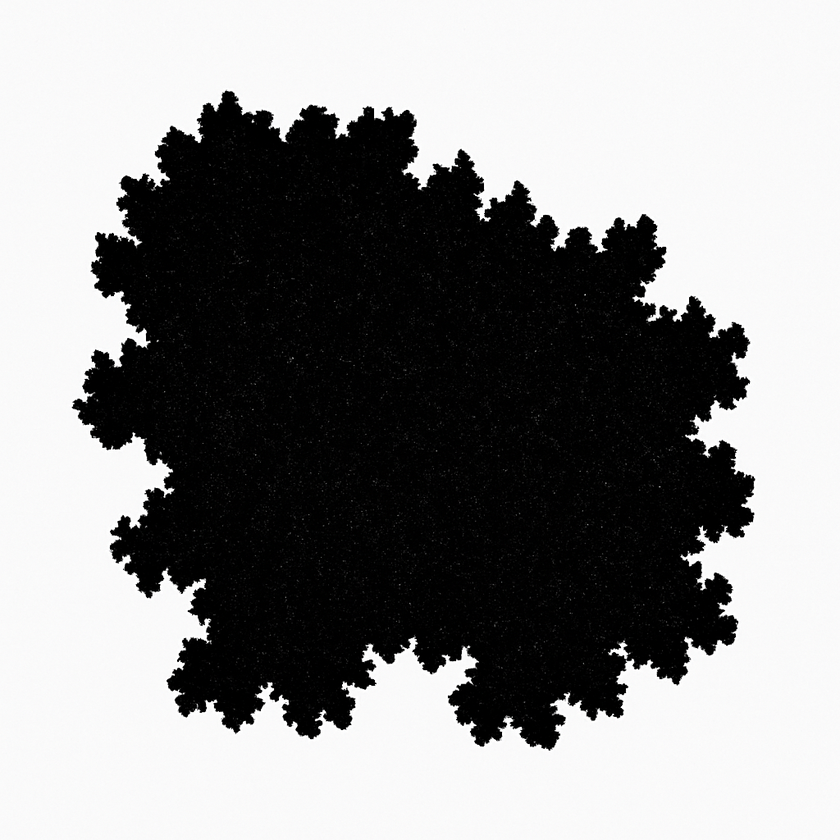
#> input picture forest.png, 840 x 840 px, shrunk from 1024 x 1024 before the run
$ python main.py
#> lines starting #> are read from the running program, lines starting #| are printed output that depends on the picture; after the words box and inside, x2 and y2 are one past the last pixel; in counts of white or black regions, pixels touching at a corner belong together
### utils/analizar_imagen.py
import numpy as np

def analizar_imagen(ruta, mostrar_histograma=True):
#> called with ruta = 'forest.png', mostrar_histograma = False
    from PIL import Image
    imagen = Image.open(ruta).convert('L')
    arr = np.array(imagen)
    mask_auto = arr < 128
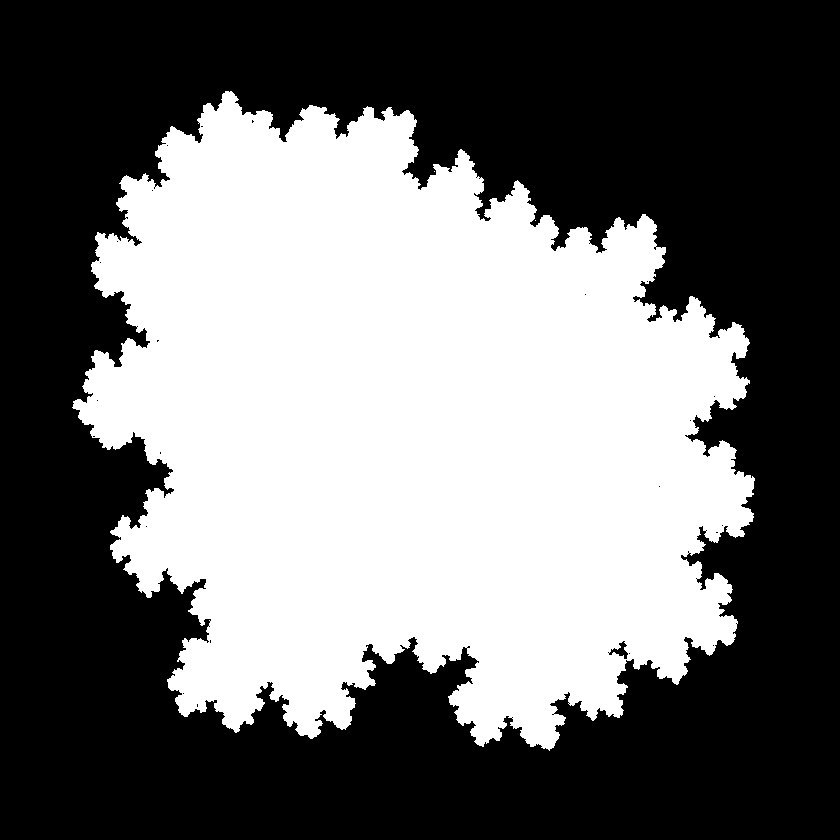
#> mask_auto: shape (840, 840) bool; 43.7% white; 3 white regions (2 under 20 px), largest, box (x1, y1, x2, y2) and area: (72, 91, 755, 751) 308642
    # EL ARGUMENTO MOSTRAR_HISTOGRAMA SE IGNORA PARA COMPATIBILIDAD
    return arr, mask_auto, arr.min(), arr.max()

### main.py

import os
import numpy as np
from models.forest_fire_fIMG import ForestFireFIMG
from utils.analizar_imagen import analizar_imagen
from utils.diagnostico_inicial import diagnostico_inicial
from visualization.mostrar_mascara import mostrar_mascara
from visualization.animar_simulacion import animar_simulacion
from visualization.obtener_estados import obtener_estados


def ejecutar_simulacion():
    print("\n[INFO] si deseas detener la simulación manualmente, presiona Ctrl+C en la terminal.\n")
    ruta_imagen = 'forest.png'
    umbral = 128
    if not os.path.isfile(ruta_imagen):
        print(f"ERROR: no se encontro la imagen '{ruta_imagen}'")
        return
    arr, mascara_auto, _, _ = analizar_imagen(ruta_imagen, False)
    filas, columnas = arr.shape
#> filas = 840; columnas = 840
    print(f"la imagen tiene dimensiones: {filas} filas x {columnas} columnas.")
#| la imagen tiene dimensiones: 840 filas x 840 columnas.
    mascara = arr < umbral
    # USAR LA FILA CENTRAL PARA INICIAR EL INCENDIO
    fila_inicio = filas // 2
#> fila_inicio = 420
    parametros = {
        'image_path': ruta_imagen,
        'threshold': umbral,
        'start_row': fila_inicio,
    }
    try:
        modelo = ForestFireFIMG(parametros)
        modelo.setup()  # INICIALIZAR EL MODELO
        modelo.running = True  # FORZAR EJECUCION
        # PARA LIMITAR LA SIMULACION A UN NUMERO MAXIMO DE PASOS, USA LA SIGUIENTE LINEA Y AJUSTA EL VALOR:
        max_pasos = 200  # LIMITA A 200 PASOS PARA PRUEBAS
        # PARA EJECUTAR TODOS LOS PASOS POSIBLES (SIN TOPE), COMENTA LA LINEA ANTERIOR Y DESCOMENTA LA SIGUIENTE:
        # max_pasos = None
        estados = obtener_estados(modelo, max_pasos=max_pasos)
        # CALCULAR METRICAS FINALES
        porcentaje_quemados = None
        pasos = len(estados)
        if hasattr(modelo, 'forest') and hasattr(modelo, 'agents'):
            total_arboles = len(modelo.agents)
            quemados = sum(1 for a in modelo.agents if hasattr(a, 'condition') and a.condition == 2)
            if total_arboles > 0:
                porcentaje_quemados = quemados / total_arboles
        if porcentaje_quemados is not None:
            print(f"porcentaje de arboles quemados: {porcentaje_quemados*100:.2f}%")
        else:
            print("no se pudo calcular el porcentaje de arboles quemados.")
        print(f"pasos de simulacion: {pasos}")
        # GUARDAR LOS ESTADOS PARA REPETIR LA ANIMACION SIN VOLVER A SIMULAR
        return modelo, estados
    except Exception as e:
        print("ocurrio un error durante la simulacion:", e)

def main():
    while True:
#> (the run stopped early here; a loop or call above may not have finished)
